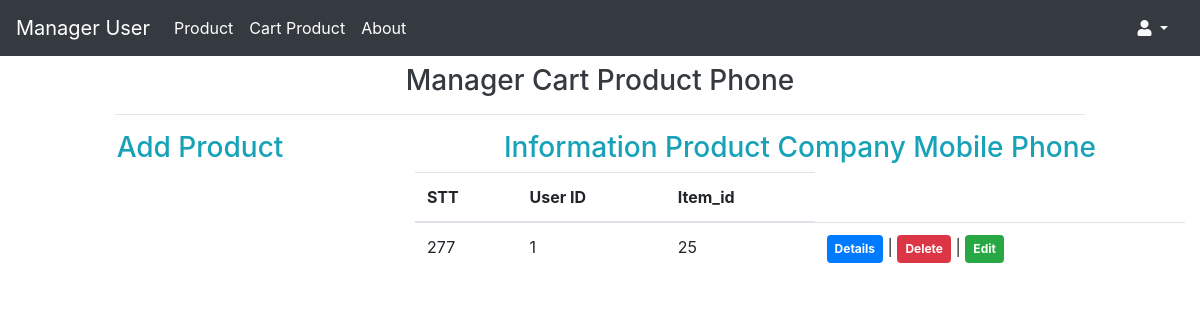
The page /admin/cart.php on the database its author committed.
### tables this page shows
CREATE TABLE `cart` (
  `cart_id` int(11) NOT NULL,
  `user_id` int(11) NOT NULL,
  `item_id` int(11) NOT NULL
);

### admin/cart.php (the view, shortened to what this page needs)
<?php
  include 'actionCart.php';
?>
<!DOCTYPE html>
<html lang="en">
<head>
  <link rel="stylesheet" href="https://maxcdn.bootstrapcdn.com/bootstrap/4.1.3/css/bootstrap.min.css">
  <link rel="stylesheet" type="text/css" href="https://cdn.datatables.net/v/bs4/dt-1.10.18/datatables.min.css" />
  <link
      rel="stylesheet"
      href="https://cdnjs.cloudflare.com/ajax/libs/font-awesome/5.13.0/css/all.min.css"
    />
</head>
<body>
  <nav class="navbar navbar-expand-md bg-dark navbar-dark">
    <a class="navbar-brand" href="index.php">Manager User</a>
    <div class="collapse navbar-collapse" id="collapsibleNavbar">
      <ul class="navbar-nav">
        <li class="nav-item active">
          <a class="nav-link" href="product.php">Product</a>
        </li>
        <li class="nav-item active">
          <a class="nav-link" href="cart.php">Cart Product</a>
        </li>
        <li class="nav-item active">
          <a class="nav-link" href="about.php">About</a>
        </li>
      </ul>
    </div>
    <div class="font-roboto font-size-14">
            <a href="#" class="px-3 text-light dropdown-toggle" id="userDropdown" data-toggle="dropdown" aria-haspopup="true" aria-expanded="false">
              <i class="fas fa-user"></i> <?php echo $_SESSION['adminname']; ?>
            </a>
          </div>
  </nav>
  <div class="container-fluid">
    <div class="row justify-content-center">
      <div class="col-md-10">
        <h3 class="text-center text-dark mt-2">Manager Cart Product Phone</h3>
        <hr>
      </div>
    </div>
    <div class="row">
      <div class="col-md-4">
        <h3 class="text-center text-info">Add Product</h3>
      </div>
      <div class="col-md-8">
        <?php
          $query = 'SELECT * FROM cart';
          $stmt = $conn->prepare($query);
          $stmt->execute();
          $result = $stmt->get_result();
        ?>
        <h3 class="text-center text-info">Information Product Company Mobile Phone</h3>
        <table class="table table-hover" id="data-table">
          <thead>
            <tr>
              <th>STT</th>
              <th>User ID</th>
              <th>Item_id</th>
            </tr>
          </thead>
          <tbody>
            <?php while ($row = $result->fetch_assoc()) { ?>
            <tr>
              <td><?= $row['cart_id']; ?></td>
              <td><?= $row['user_id']; ?></td>
              <td><?= $row['item_id']; ?></td>
              <td>
                <a href="detailCart.php?details=<?= $row['cart_id']; ?>" class="badge badge-primary p-2">Details</a> |
                <a href="actionCart.php?delete=<?= $row['cart_id']; ?>" class="badge badge-danger p-2" onclick="return confirm('Do you want delete this record?');">Delete</a> |
                <a href="Cart.php?edit=<?= $row['cart_id']; ?>" class="badge badge-success p-2">Edit</a>
              </td>
            </tr>
            <?php } ?>
          </tbody>
        </table>
      </div>
    </div>
  </div>
</body>
</html>

### rows shown on the page
cart: cart_id "277", user "1", item "25"
